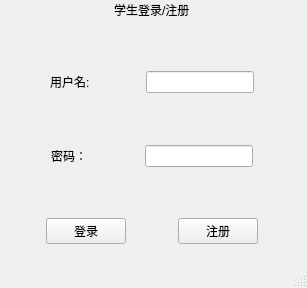
<?xml version="1.0" encoding="UTF-8"?>
<ui version="4.0">
 <class>student_login</class>
 <widget class="QMainWindow" name="student_login">
  <property name="geometry">
   <rect>
    <x>0</x>
    <y>0</y>
    <width>307</width>
    <height>288</height>
   </rect>
  </property>
  <property name="windowTitle">
   <string>微课堂——学生登陆注册</string>
  </property>
  <widget class="QWidget" name="centralwidget">
   <widget class="QWidget" name="layoutWidget">
    <property name="geometry">
     <rect>
      <x>0</x>
      <y>0</y>
      <width>304</width>
      <height>244</height>
     </rect>
    </property>
    <layout class="QVBoxLayout" name="verticalLayout">
     <item>
      <layout class="QHBoxLayout" name="horizontalLayout">
       <item>
        <spacer name="horizontalSpacer">
         <property name="orientation">
          <enum>Qt::Horizontal</enum>
         </property>
         <property name="sizeHint" stdset="0">
          <size>
           <width>40</width>
           <height>20</height>
          </size>
         </property>
        </spacer>
       </item>
       <item>
        <widget class="QLabel" name="label">
         <property name="text">
          <string>学生登录/注册</string>
         </property>
        </widget>
       </item>
       <item>
        <spacer name="horizontalSpacer_2">
         <property name="orientation">
          <enum>Qt::Horizontal</enum>
         </property>
         <property name="sizeHint" stdset="0">
          <size>
           <width>40</width>
           <height>20</height>
          </size>
         </property>
        </spacer>
       </item>
      </layout>
     </item>
     <item>
      <spacer name="verticalSpacer">
       <property name="orientation">
        <enum>Qt::Vertical</enum>
       </property>
       <property name="sizeHint" stdset="0">
        <size>
         <width>20</width>
         <height>40</height>
        </size>
       </property>
      </spacer>
     </item>
     <item>
      <layout class="QHBoxLayout" name="horizontalLayout_2">
       <item>
        <spacer name="horizontalSpacer_3">
         <property name="orientation">
          <enum>Qt::Horizontal</enum>
         </property>
         <property name="sizeHint" stdset="0">
          <size>
           <width>40</width>
           <height>20</height>
          </size>
         </property>
        </spacer>
       </item>
       <item>
        <widget class="QLabel" name="label_2">
         <property name="text">
          <string>用户名:</string>
         </property>
        </widget>
       </item>
       <item>
        <spacer name="horizontalSpacer_4">
         <property name="orientation">
          <enum>Qt::Horizontal</enum>
         </property>
         <property name="sizeHint" stdset="0">
          <size>
           <width>40</width>
           <height>20</height>
          </size>
         </property>
        </spacer>
       </item>
       <item>
        <widget class="QLineEdit" name="username"/>
       </item>
       <item>
        <spacer name="horizontalSpacer_5">
         <property name="orientation">
          <enum>Qt::Horizontal</enum>
         </property>
         <property name="sizeHint" stdset="0">
          <size>
           <width>40</width>
           <height>20</height>
          </size>
         </property>
        </spacer>
       </item>
      </layout>
     </item>
     <item>
      <spacer name="verticalSpacer_2">
       <property name="orientation">
        <enum>Qt::Vertical</enum>
       </property>
       <property name="sizeHint" stdset="0">
        <size>
         <width>20</width>
         <height>40</height>
        </size>
       </property>
      </spacer>
     </item>
     <item>
      <layout class="QHBoxLayout" name="horizontalLayout_3">
       <item>
        <spacer name="horizontalSpacer_6">
         <property name="orientation">
          <enum>Qt::Horizontal</enum>
         </property>
         <property name="sizeHint" stdset="0">
          <size>
           <width>40</width>
           <height>20</height>
          </size>
         </property>
        </spacer>
       </item>
       <item>
        <widget class="QLabel" name="label_3">
         <property name="text">
          <string>密码：</string>
         </property>
        </widget>
       </item>
       <item>
        <spacer name="horizontalSpacer_7">
         <property name="orientation">
          <enum>Qt::Horizontal</enum>
         </property>
         <property name="sizeHint" stdset="0">
          <size>
           <width>40</width>
           <height>20</height>
          </size>
         </property>
        </spacer>
       </item>
       <item>
        <widget class="QLineEdit" name="password"/>
       </item>
       <item>
        <spacer name="horizontalSpacer_8">
         <property name="orientation">
          <enum>Qt::Horizontal</enum>
         </property>
         <property name="sizeHint" stdset="0">
          <size>
           <width>40</width>
           <height>20</height>
          </size>
         </property>
        </spacer>
       </item>
      </layout>
     </item>
     <item>
      <spacer name="verticalSpacer_3">
       <property name="orientation">
        <enum>Qt::Vertical</enum>
       </property>
       <property name="sizeHint" stdset="0">
        <size>
         <width>20</width>
         <height>40</height>
        </size>
       </property>
      </spacer>
     </item>
     <item>
      <layout class="QHBoxLayout" name="horizontalLayout_4">
       <item>
        <spacer name="horizontalSpacer_9">
         <property name="orientation">
          <enum>Qt::Horizontal</enum>
         </property>
         <property name="sizeHint" stdset="0">
          <size>
           <width>40</width>
           <height>20</height>
          </size>
         </property>
        </spacer>
       </item>
       <item>
        <widget class="QPushButton" name="login">
         <property name="text">
          <string>登录</string>
         </property>
        </widget>
       </item>
       <item>
        <spacer name="horizontalSpacer_10">
         <property name="orientation">
          <enum>Qt::Horizontal</enum>
         </property>
         <property name="sizeHint" stdset="0">
          <size>
           <width>40</width>
           <height>20</height>
          </size>
         </property>
        </spacer>
       </item>
       <item>
        <widget class="QPushButton" name="register_2">
         <property name="text">
          <string>注册</string>
         </property>
        </widget>
       </item>
       <item>
        <spacer name="horizontalSpacer_11">
         <property name="orientation">
          <enum>Qt::Horizontal</enum>
         </property>
         <property name="sizeHint" stdset="0">
          <size>
           <width>40</width>
           <height>20</height>
          </size>
         </property>
        </spacer>
       </item>
      </layout>
     </item>
    </layout>
   </widget>
  </widget>
  <widget class="QMenuBar" name="menubar">
   <property name="geometry">
    <rect>
     <x>0</x>
     <y>0</y>
     <width>307</width>
     <height>18</height>
    </rect>
   </property>
  </widget>
  <widget class="QStatusBar" name="statusbar"/>
 </widget>
 <resources/>
 <connections/>
</ui>
